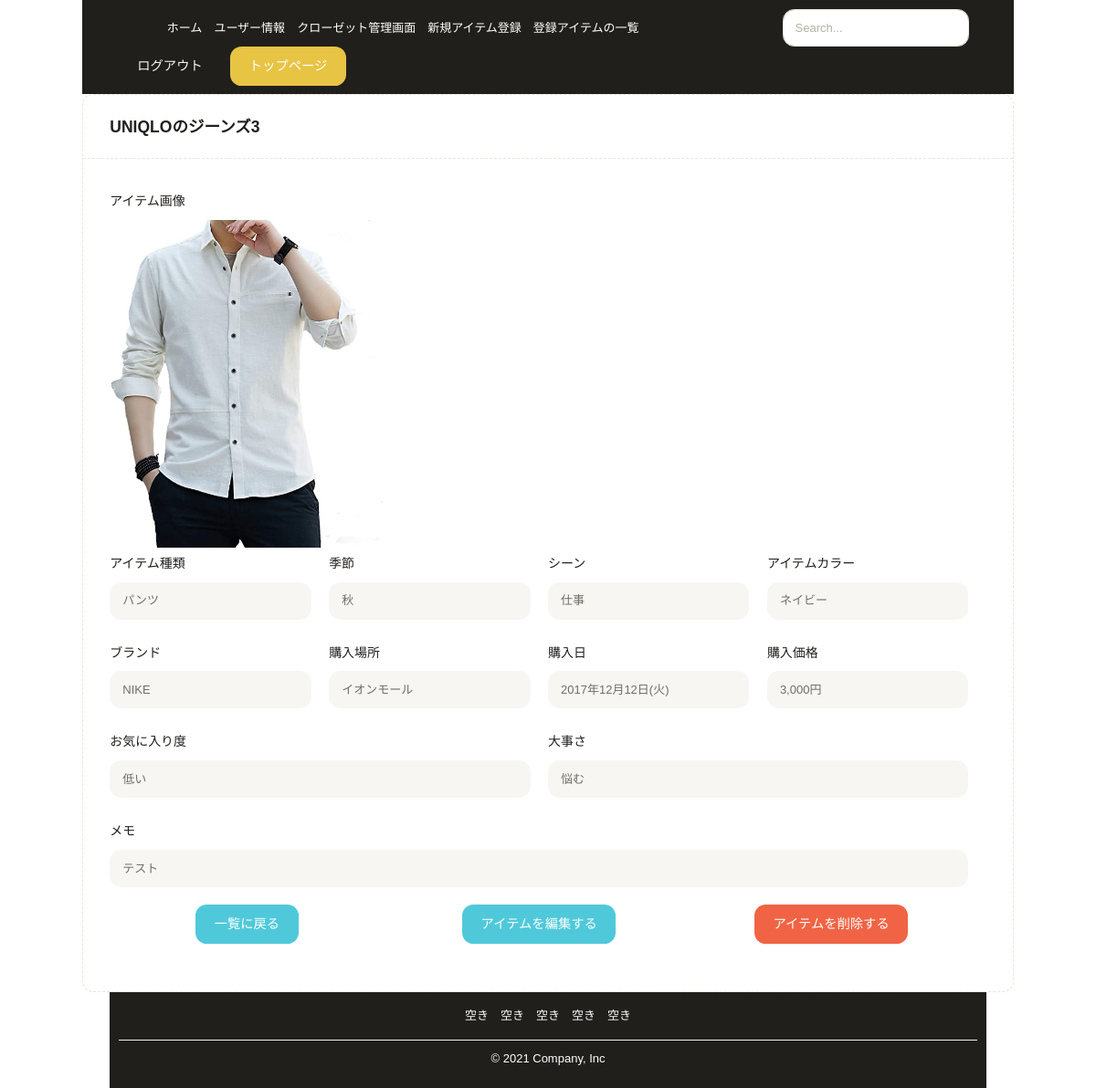
The app's page /contents/item-detail/4/ (signed in), older data.
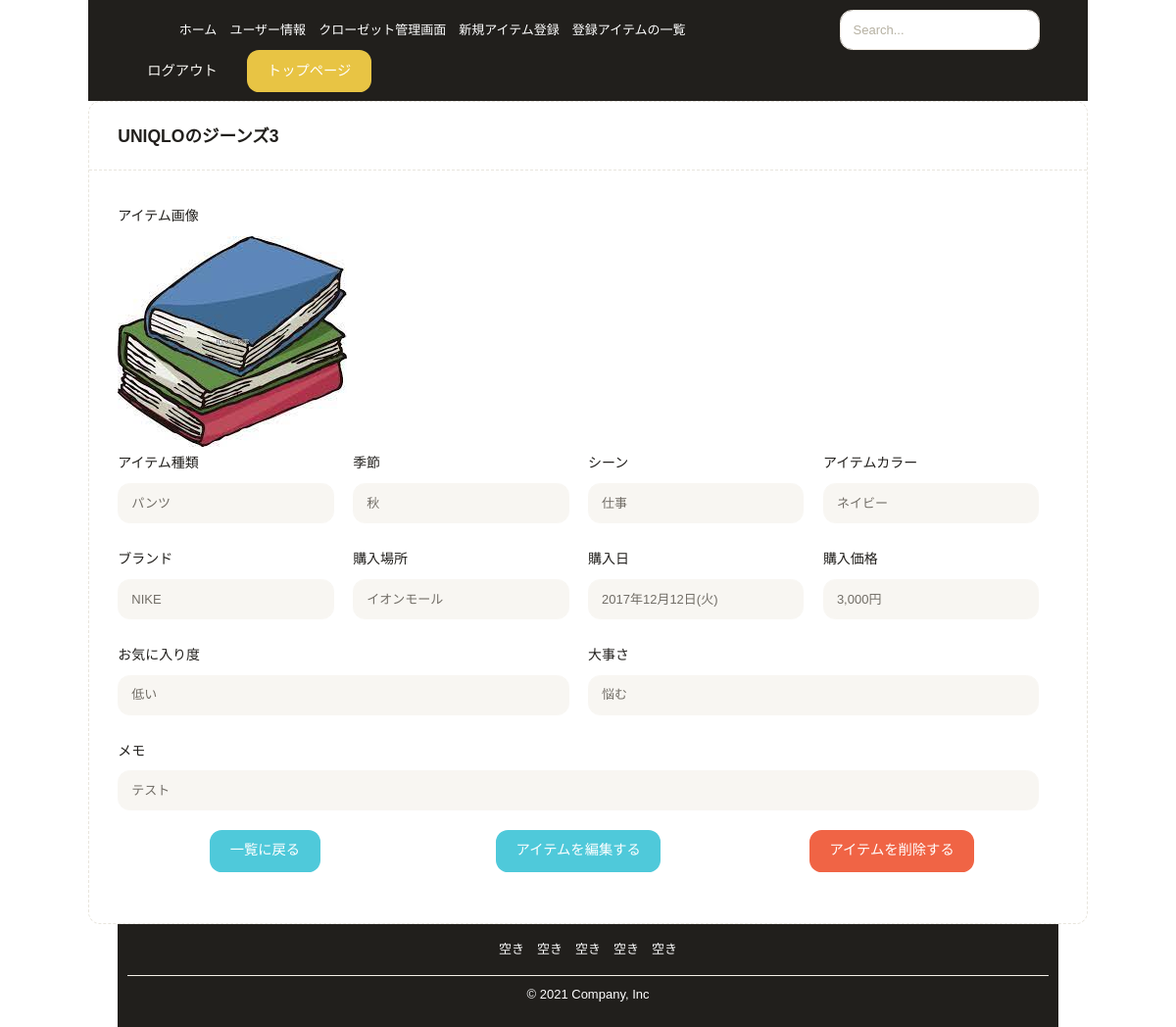
The same page, newer data.
### contents/models.py (models this page shows, shortened)
class Item(models.Model):
    user = models.ForeignKey(settings.AUTH_USER_MODEL, verbose_name='ユーザー', on_delete=models.CASCADE,null=True)
    item_type = models.ForeignKey(ItemType, on_delete=models.SET_NULL, blank=True, null=True, default=None)
    item_color = models.ForeignKey(ItemColor, on_delete=models.SET_NULL, blank=True, null=True, default=None)
    item_brand = models.ForeignKey(ItemBrand, on_delete=models.SET_NULL, blank=True, null=True, default=None)
    purchase_place = models.ForeignKey(PurchasePlace, on_delete=models.SET_NULL, blank=True, null=True, default=None)
    closet = models.ForeignKey(Closet, on_delete=models.PROTECT, blank=True, null=True, default=None)
    season = models.CharField(verbose_name = '季節', max_length=10, choices = SEASON_CHOICES, default='spring')
    occasion = models.CharField(verbose_name = 'シーン', max_length=30, choices = OCCASION_CHOICES, default='daily_use')
    item_name = models.CharField(verbose_name = 'アイテム名称', max_length=300, unique=True)
    purchase_date = models.DateTimeField(verbose_name = '購入日', blank=True, null=True)
    pricing = models.IntegerField(verbose_name = '購入価格(円)', )
    item_image = models.ImageField(verbose_name = 'アイテム画像', upload_to='contents/item_images', blank = True, null=True)
    memo = models.TextField(verbose_name = 'メモ', blank=True, null=True)
    favorite_level = models.IntegerField(verbose_name = 'お気に入り度', choices = FAVORITE_LEVEL_CHOICES, default=None, blank=True, null=True)
    item_importance = models.IntegerField(verbose_name = '大事さ', choices = ITEM_IMPORTANCE_CHOICES, default=None, blank=True, null=True)
    create_date = models.DateTimeField(verbose_name = '作成日', auto_now_add=True)
    update_date = models.DateTimeField(verbose_name = '更新日', auto_now=True)
    class Meta:
        ordering = ['create_date']

class ItemType(models.Model):
    user = models.ForeignKey(settings.AUTH_USER_MODEL, verbose_name='ユーザー', on_delete=models.CASCADE, null=True)
    create_date = models.DateTimeField(verbose_name='作成日', auto_now_add=True)
    item_type = models.CharField(verbose_name='アイテム種類', max_length=255, unique=True)
    def __str__(self):
        return self.item_type

class ItemColor(models.Model):
    user = models.ForeignKey(settings.AUTH_USER_MODEL, verbose_name='ユーザー', on_delete=models.CASCADE, null=True)
    create_date = models.DateTimeField(verbose_name='作成日', auto_now_add=True)
    item_color = models.CharField(verbose_name='アイテムカラー', max_length=255, unique=True)
    def __str__(self):
        return self.item_color

class ItemBrand(models.Model):
    user = models.ForeignKey(settings.AUTH_USER_MODEL, verbose_name='ユーザー', on_delete=models.CASCADE, null=True)
    create_date = models.DateTimeField(verbose_name='作成日', auto_now_add=True)
    item_brand = models.CharField(verbose_name='ブランド', max_length=255, unique=True)
    def __str__(self):
        return self.item_brand

class PurchasePlace(models.Model):
    user = models.ForeignKey(settings.AUTH_USER_MODEL, verbose_name='ユーザー', on_delete=models.CASCADE, null=True)
    create_date = models.DateTimeField(verbose_name='作成日', auto_now_add=True)
    purchase_place = models.CharField(verbose_name='購入場所', max_length=255, unique=True)
    def __str__(self):
        return self.purchase_place

### contents/views.py (the view)
# urls.py: path('item-detail/<int:pk>/', item_DetailView, name='item_detail'),
@login_required
def item_DetailView(request, pk):
    object_item = Item.objects.get(user_id= request.user, pk=pk)
    return render(request, 'contents/item_list/item_detail.html', {'object_item':object_item})

### templates/contents/item_list/item_detail.html (shortened to what this page needs)
{% extends 'contents/contents_base.html' %}
{% load static django_bootstrap5 humanize %}
{% block content %}
<div class="container">
    <div class="card">
        <div class="card-header">
            <div class="card-title fs-3 fw-bolder">{{ object_item.item_name }}</div>
        </div>
        <div class="card-body p-9">
        <div class="row mb-5">
            <div class="col-xl-3">
                <div class="fs-6 fw-bold mt-2 mb-3">アイテム画像</div>
                    {% if object_item.item_image %}
                    <img src="{{ object_item.item_image.url }}" style="max-width: 300px;" alt="アイテム画像表示エラー"/>
                    {% else %}
                    <img src="{% static 'static_images/Blank_image.jpeg' %}" class="figure-img img-fluid rounded text_center" style="max-width: 300px;">
                    {% endif %}
            </div>
            <div class="row mb-2">
                <div class="col-xl-3">
                    <p class="fs-6 fw-bold mt-2 mb-3">アイテム種類</p>
                    <p class="form-control form-control-solid">{{ object_item.item_type }}</p>
                </div>
                <div class="col-xl-3">
                    <p class="fs-6 fw-bold mt-2 mb-3">季節</p>
                    <p class="form-control form-control-solid">{{ object_item.get_season_display }}</p>
                </div>
                <div class="col-xl-3">
                    <p class="fs-6 fw-bold mt-2 mb-3">シーン</p>
                    <p class="form-control form-control-solid">{{ object_item.get_occasion_display }}</p>
                </div>
                <div class="col-xl-3">
                    <p class="fs-6 fw-bold mt-2 mb-3">アイテムカラー</p>
                    <p class="form-control form-control-solid">{{ object_item.item_color }}</p>
                </div>
            </div>
            <div class="row mb-2">
                <div class="col-xl-3">
                    <p class="fs-6 fw-bold mt-2 mb-3">ブランド</p>
                    <p class="form-control form-control-solid">{{ object_item.item_brand }}</p>
                </div>
                <div class="col-xl-3">
                    <p class="fs-6 fw-bold mt-2 mb-3">購入場所</p>
                    <p class="form-control form-control-solid">{{ object_item.purchase_place }}</p>
                </div>
                <div class="col-xl-3">
                    <p class="fs-6 fw-bold mt-2 mb-3">購入日</p>
                    <p class="form-control form-control-solid">{{ object_item.purchase_date | date:"Y年m月d日(D)" }}</p>
                </div>
                <div class="col-xl-3">
                    <p class="fs-6 fw-bold mt-2 mb-3">購入価格</p>
                    <p class="form-control form-control-solid">{{ object_item.pricing | intcomma}}円</p>
                </div>
            </div>
            <div class="row mb-2">
                <div class="col-xl-6">
                    <p class="fs-6 fw-bold mt-2 mb-3">お気に入り度</p>
                    <p class="form-control form-control-solid">{{ object_item.get_favorite_level_display }}</p>
                </div>
                <div class="col-xl-6">
                    <p class="fs-6 fw-bold mt-2 mb-3">大事さ</p>
                    <p class="form-control form-control-solid">{{ object_item.get_item_importance_display }}</p>
                </div>
            </div>
            <div class="row mb-2">
                <div class="col-xl-12">
                    <p class="fs-6 fw-bold mt-2 mb-3">メモ</p>
                    <p class="form-control form-control-solid">{{ object_item.memo }}</p>
                </div>
            </div>
            <div class="row mb-2" style="text-align: center;">
                <div class="col-xl-4">
                    <a href="{% url 'item_list' %}" type="submit" class="btn btn-primary">一覧に戻る</a>
                </div>
                <div class="col-xl-4">
                    <a href="{% url 'item_update' object_item.pk %}" type="submit" class="btn btn-primary">アイテムを編集する</a>
                </div>
                <div class="col-xl-4">
                    <a href="{% url 'item_delete' object_item.pk %}" type="submit" class="btn btn-danger">アイテムを削除する</a>
                </div>
            </div>
        </div>
    </div>
</div>
{% endblock content %}

### templates/contents/contents_base.html (shortened to what this page needs)
{% extends 'base.html' %}
{%load static django_bootstrap5 humanize %}
{% block header %}
<div class="container">
    <header class="p-3 bg-dark text-white">
        <div class="container">
            <div class="d-flex flex-wrap align-items-center justify-content-center justify-content-lg-start">
                <a href="/" class="d-flex align-items-center mb-2 mb-lg-0 text-white text-decoration-none">
                    <svg class="bi me-2" width="40" height="32" role="img" aria-label="Bootstrap"><use xlink:href="#bootstrap"/></svg>
                </a>
                <ul class="nav col-12 col-lg-auto me-lg-auto mb-2 justify-content-center mb-md-0">
                    <li><a href="{% url 'home' %}" class="nav-link px-2 text-white">ホーム</a></li>
                    <li><a href="{% url 'user_information' request.user.pk %}" class="nav-link px-2 text-white">ユーザー情報</a></li>
                    <li><a href="{% url 'item_category_gate' %}" class="nav-link px-2 text-white">クローゼット管理画面</a></li>
                    <li><a href="{% url 'item_create' %}" class="nav-link px-2 text-white">新規アイテム登録</a></li>
                    <li><a href="{% url 'item_list' %}" class="nav-link px-2 text-white">登録アイテムの一覧</a></li>
                </ul>
                <form class="col-12 col-lg-auto mb-3 mb-lg-0 me-lg-3">
                    <input type="search" class="form-control form-control-dark" placeholder="Search..." aria-label="Search">
                </form>
                <div class="text-end">
                    <a href="{% url 'logout' %}" class="btn btn-outline-light me-2">ログアウト</a>
                    <a href="{% url 'top' %}" class="btn btn-warning">トップページ</a>
                </div>
            </div>
        </div>
    </header>
</div>
{% endblock header %}
{% block footer %}
<div class="container">
  <footer class="p-3 bg-dark text-white">
    <ul class="nav justify-content-center border-bottom pb-3 mb-3">
      <li class="nav-item"><a href="#" class="nav-link px-2 text-white">空き</a></li>
      <li class="nav-item"><a href="#" class="nav-link px-2 text-white">空き</a></li>
      <li class="nav-item"><a href="#" class="nav-link px-2 text-white">空き</a></li>
      <li class="nav-item"><a href="#" class="nav-link px-2 text-white">空き</a></li>
      <li class="nav-item"><a href="#" class="nav-link px-2 text-white">空き</a></li>
    </ul>
    <p class="text-center text-white">&copy; 2021 Company, Inc</p>
  </footer>
</div>
{% endblock footer %}

### templates/base.html (shortened to what this page needs)
{% load static django_bootstrap5 %}
<!doctype html>
<html lang="ja">
  <head>
    <link href="https://cdn.jsdelivr.net/npm/bootstrap@5.1.3/dist/css/bootstrap.min.css" rel="stylesheet">
    <link rel='stylesheet' type="text/css" href="{% static 'base_static/style.bundle.css'%}">
  </head>
  <body>
      <div class="container">
          {% block header %}{% endblock header %}
        {% block content %}
        {% endblock content %}
        {% block footer %}{% endblock footer %}
      </div>
  </body>
</html>

Row changes from the older to the newer data that the page shows:
changed Item "UNIQLOのジーンズ3": item_image: a different picture
